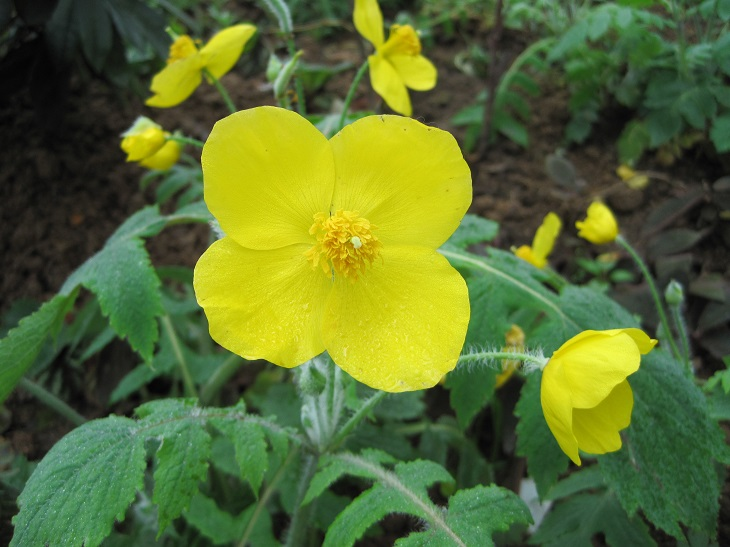
#> input picture openCV入门/image0.jpg, 730 x 547 px
$ jupyter execute Untitled.ipynb
#> lines starting #> are read from the running program, lines starting #| are printed output that depends on the picture; after the words box and inside, x2 and y2 are one past the last pixel; in counts of white or black regions, pixels touching at a corner belong together
[cell 1]
from PIL import Image, ImageFont, ImageDraw
import numpy as np
import cv2
height =2
width = 5
img = Image.new("1",(height, width), 1)
# img = np.ones((height, width), dtype=float) * 255
print(img)
draw = ImageDraw.Draw(img)
print(draw)
# cv2.imshow('draw', draw)

[cell 2]
#coding=utf-8
import cv2
import numpy as np

img = cv2.imread('image0.jpg',0)
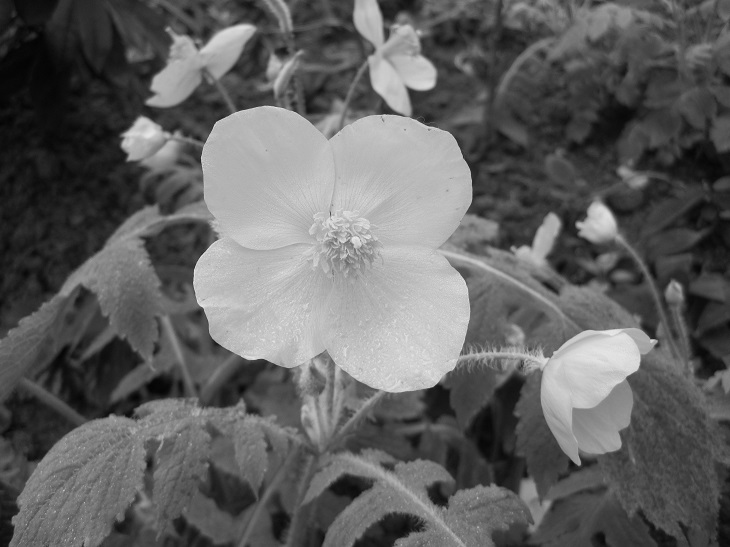
#> img: shape (547, 730); min 4, max 236, mean 96.8
#OpenCV定义的结构元素
kernel = cv2.getStructuringElement(cv2.MORPH_RECT,(3, 3))

#腐蚀图像
eroded = cv2.erode(img,kernel)
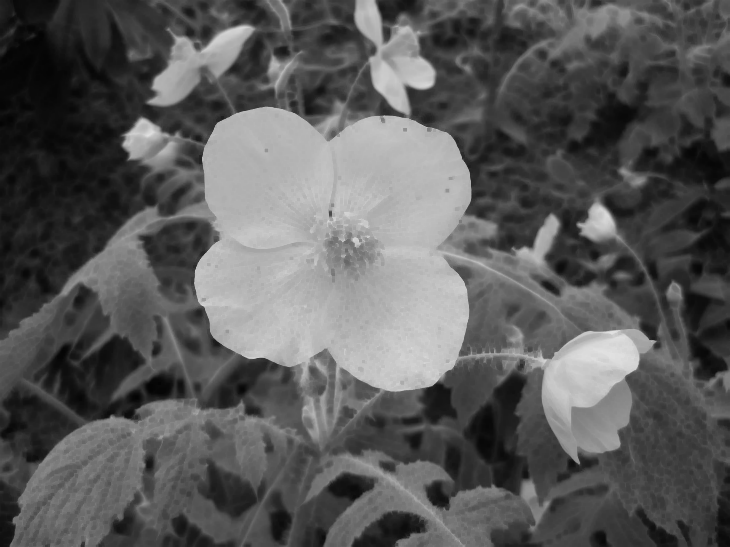
#> eroded: shape (547, 730); min 4, max 225, mean 90.1
#显示腐蚀后的图像
cv2.imshow("Eroded Image",eroded);

#膨胀图像
dilated = cv2.dilate(img,kernel)
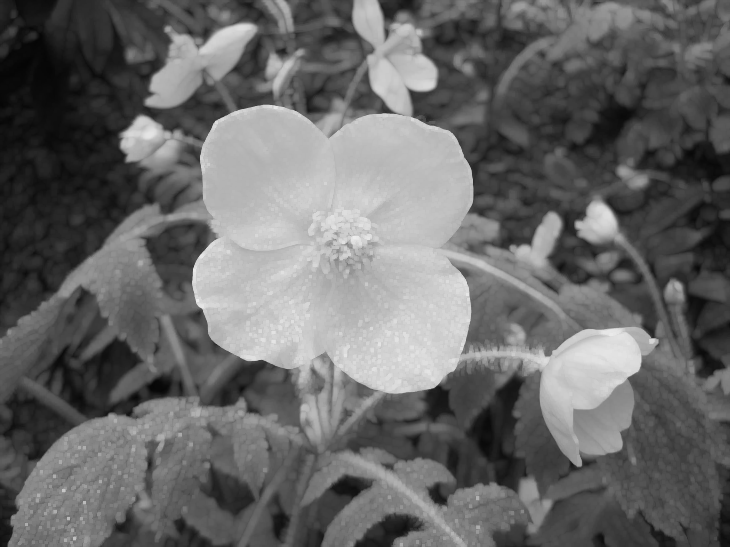
#> dilated: shape (547, 730); min 4, max 236, mean 103.7
#显示膨胀后的图像
cv2.imshow("Dilated Image",dilated);
#原图像
cv2.imshow("Origin", img)
"""
#NumPy定义的结构元素
NpKernel = np.uint8(np.ones((3,3)))
Nperoded = cv2.erode(img,NpKernel)
#显示腐蚀后的图像
cv2.imshow("Eroded by NumPy kernel",Nperoded);

cv2.waitKey(0)
cv2.destroyAllWindows()
"""

[cell 3]
import numpy as np
import cv2
font = cv2.FONT_HERSHEY_SIMPLEX#默认字体
im = np.zeros((50,50,3),np.uint8)
#添加文字，1.2表示字体大小，（0,40）是初始的位置，(255,255,255)表示颜色，2表示粗细
img2 = cv2.putText(im, '3', (0, 40), font, 1.2, (255, 255, 255), 2)
cv2.imshow('dst', img2)
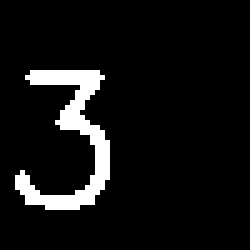
#> window 'dst': shape (50, 50, 3) (shown 5 times larger); 7.3% white; 1 white region, box (x1, y1, x2, y2) and area: (3, 14, 22, 42) 182

#img2.show()

[cell 4]
import numpy as np
import cv2
from PIL import ImageFont, ImageDraw, Image
width = 16#宽
height = 70#高
img = Image.new("1", (width, height), 1)#白色
#> img: PIL image 16x70 1; every value is 1
